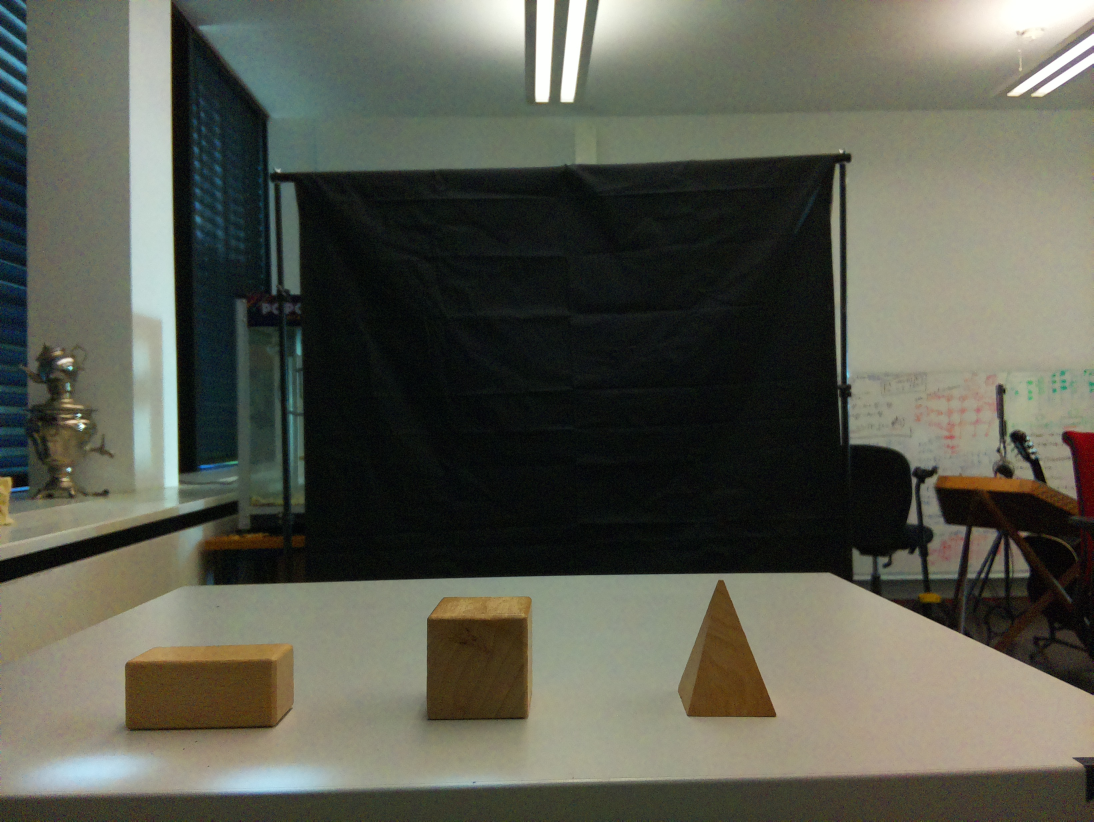
#> input picture test_photos/click_photos/34.jpg, 3280 x 2464 px, found by its file name (shown at 1/3 size)
$ python test_single_photo34.py
#> lines starting #> are read from the running program, lines starting #| are printed output that depends on the picture; after the words box and inside, x2 and y2 are one past the last pixel; in counts of white or black regions, pixels touching at a corner belong together
### src/opencv_pipeline.py
import cv2
import numpy as np


def find_table_mask(gray_img):

    h, w = gray_img.shape
    _, bright_mask = cv2.threshold(gray_img, 0, 255, cv2.THRESH_BINARY + cv2.THRESH_OTSU)

    kernel = cv2.getStructuringElement(cv2.MORPH_RECT, (15, 15))
    bright_mask = cv2.morphologyEx(bright_mask, cv2.MORPH_CLOSE, kernel)
    bright_mask = cv2.morphologyEx(bright_mask, cv2.MORPH_OPEN, kernel)

    contours, _ = cv2.findContours(bright_mask, cv2.RETR_EXTERNAL, cv2.CHAIN_APPROX_SIMPLE)
    if not contours:
        return None

    bottom_threshold = int(0.90 * h)
    touching_bottom = [c for c in contours if cv2.boundingRect(c)[1] + cv2.boundingRect(c)[3] >= bottom_threshold]
    if not touching_bottom:
        return None

    table_contour = max(touching_bottom, key=cv2.contourArea)
    hull = cv2.convexHull(table_contour)

    table_mask = np.zeros_like(gray_img)
    cv2.drawContours(table_mask, [hull], -1, 255, -1)

    erode_kernel = cv2.getStructuringElement(cv2.MORPH_RECT, (25, 25))
    table_mask = cv2.erode(table_mask, erode_kernel)

    top_limit = int(0.5 * h)
    table_mask[:top_limit, :] = 0

    return table_mask


def detect_and_classify(image_path, debug=False, debug_prefix="outputs/debug"):
#> called with image_path = 'test_photos/click_photos/34.jpg', debug = True, debug_prefix = 'outputs/debug34'
    img = cv2.imread(image_path)
#> img is the input picture: shape (2464, 3280, 3); mean B, G, R 80, 91.6, 90.4
    if img is None:
        raise FileNotFoundError(image_path)

    scale = 900 / img.shape[1]
#> scale = 0.274
    img = cv2.resize(img, (900, int(img.shape[0] * scale)))
#> img: shape (676, 900, 3)

    top_crop = int(0.16 * img.shape[0])
#> top_crop = 108
    left_crop = int(0.17 * img.shape[1])
#> left_crop = 153
    img = img[top_crop:, left_crop:]
#> img: shape (568, 747, 3)

    gray = cv2.cvtColor(img, cv2.COLOR_BGR2GRAY)

    table_mask = find_table_mask(gray)
#> in find_table_mask, `_, bright_mask = cv2.threshold(gray_img, 0, 255, cv2.THRESH_BINARY + c..`:
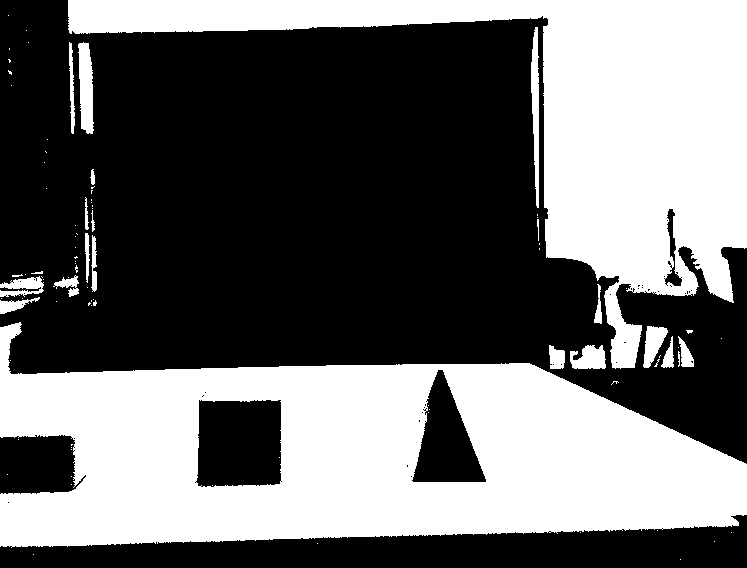
#> bright_mask: shape (568, 747); 42% white; 92 white regions (70 under 20 px), largest, box (x1, y1, x2, y2) and area: (0, 322, 747, 548) 101270, (68, 0, 747, 369) 70453, (78, 42, 94, 134) 1105
#> in find_table_mask, `bright_mask = cv2.morphologyEx(bright_mask, cv2.MORPH_CLOSE, kernel)`: bright_mask: shape (568, 747); 44.1% white; 12 white regions (10 under 20 px), largest, box (x1, y1, x2, y2) and area: (0, 0, 747, 555) 186847, (8, 48, 12, 86) 67
#> in find_table_mask, `bright_mask = cv2.morphologyEx(bright_mask, cv2.MORPH_OPEN, kernel)`:
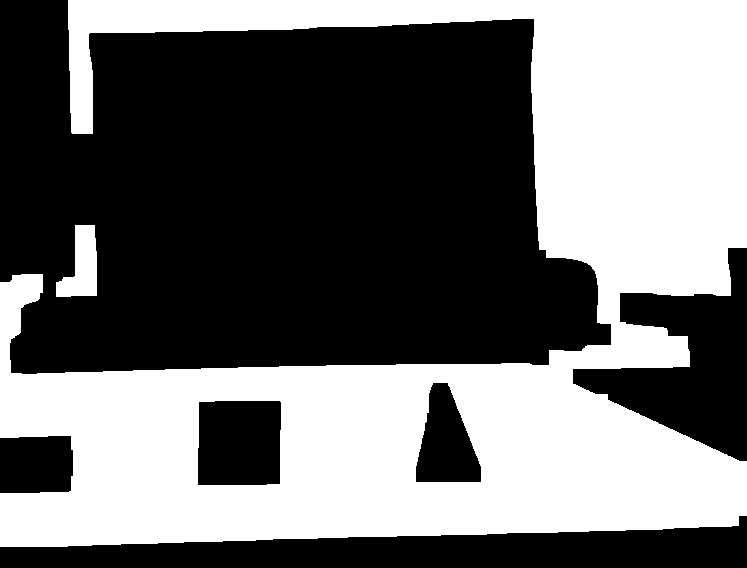
#> bright_mask: shape (568, 747); 43.8% white; 2 white regions
#> in find_table_mask, `contours, _ = cv2.findContours(bright_mask, cv2.RETR_EXTERNAL, cv2.CHA..`: contours = 2 contours; box (x1, y1, x2, y2) and area: (0, 0, 747, 547) 192794, (56, 225, 97, 297) 1763
#> in find_table_mask, `touching_bottom = [c for c in contours if cv2.boundingRect(c)[1] + cv2..`: touching_bottom = 1 contour; box (x1, y1, x2, y2) and area: (0, 0, 747, 547) 192794
#> in find_table_mask, `table_contour = max(touching_bottom, key=cv2.contourArea)`: table_contour = contour of 455 points, box (x1, y1, x2, y2) (0, 0, 747, 547), area 192794
#> in find_table_mask, `hull = cv2.convexHull(table_contour)`: hull = contour of 9 points, box (x1, y1, x2, y2) (0, 0, 747, 547), area 391042
#> in find_table_mask, `cv2.drawContours(table_mask, [hull], -1, 255, -1)`: table_mask: shape (568, 747); 92.5% white; 2 black regions, box (x1, y1, x2, y2) and area: (0, 516, 747, 568) 22387, (0, 0, 68, 280) 9622
#> in find_table_mask, `table_mask = cv2.erode(table_mask, erode_kernel)`:
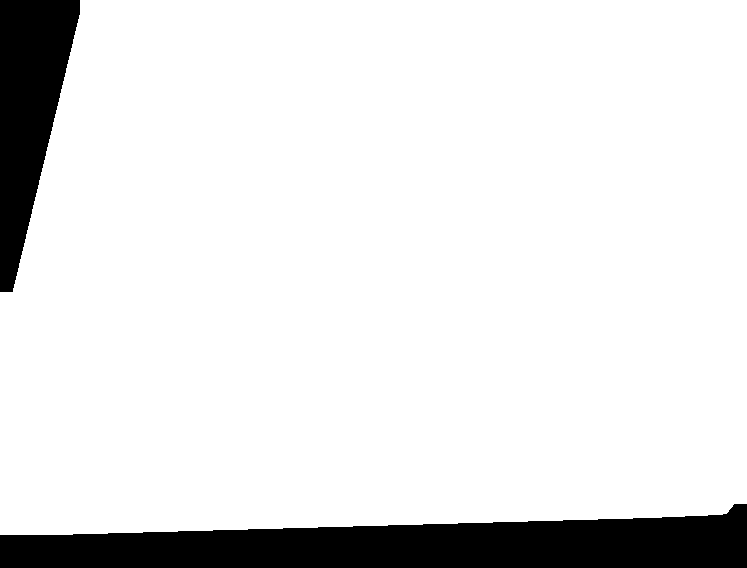
#> table_mask: shape (568, 747); 89.2% white; 2 black regions, box (x1, y1, x2, y2) and area: (0, 504, 747, 568) 31723, (0, 0, 80, 292) 13942
#> in find_table_mask, `table_mask[:top_limit, :] = 0`:
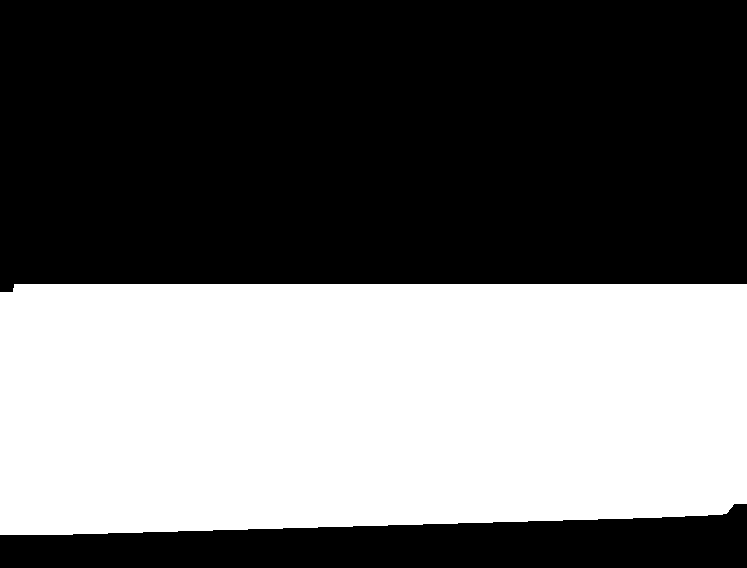
#> table_mask: shape (568, 747); 42.5% white; 1 white region, box (x1, y1, x2, y2) and area: (0, 284, 747, 535) 180317
    if table_mask is None:
        raise RuntimeError(f"Could not find table region in {image_path}")

    blurred = cv2.GaussianBlur(gray, (5, 5), 0)
    edges = cv2.Canny(blurred, 40, 120)
#> edges: shape (568, 747); 2% white in thin lines or dots
    edges = cv2.bitwise_and(edges, edges, mask=table_mask)
#> edges: shape (568, 747); 0.95% white in thin lines or dots, all inside (x1, y1, x2, y2) = (0, 284, 747, 494)

    boundary = cv2.Canny(table_mask, 50, 150)
#> boundary: shape (568, 747); 0.35% white in thin lines or dots, all inside (x1, y1, x2, y2) = (0, 283, 747, 535)
    boundary = cv2.dilate(boundary, np.ones((15, 15), np.uint8))
#> boundary: shape (568, 747); 5.4% white; 2 white regions, box (x1, y1, x2, y2) and area: (0, 496, 747, 542) 11646, (0, 276, 747, 299) 11322
    edges[boundary > 0] = 0
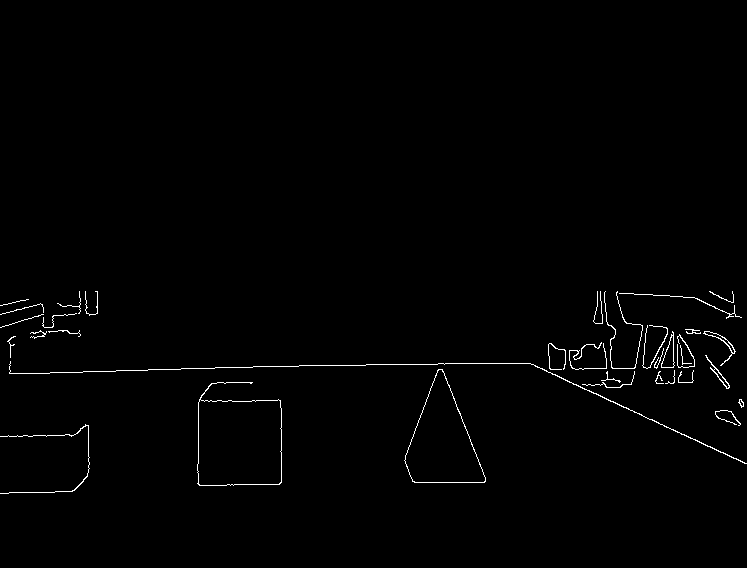
#> edges: shape (568, 747); 0.91% white in thin lines or dots, all inside (x1, y1, x2, y2) = (0, 291, 747, 494)

    kernel = cv2.getStructuringElement(cv2.MORPH_RECT, (5, 5))
    closed = cv2.morphologyEx(edges, cv2.MORPH_CLOSE, kernel)
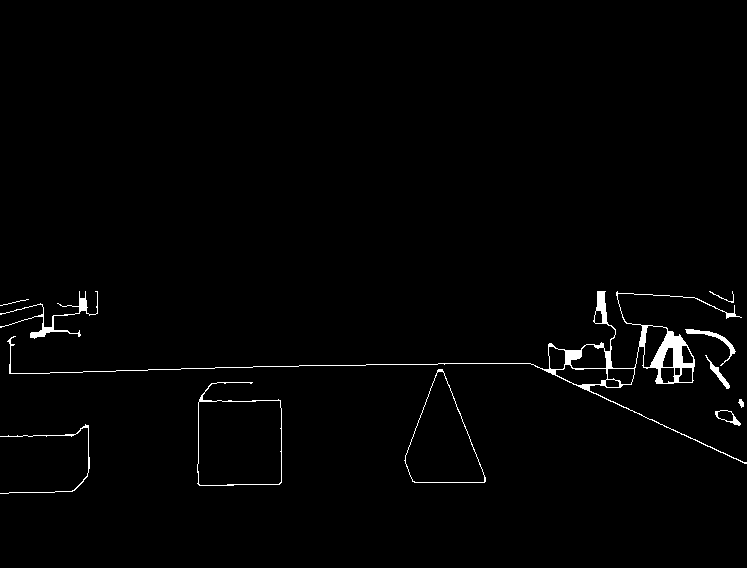
#> closed: shape (568, 747); 1.3% white; 11 white regions

    contours, _ = cv2.findContours(closed, cv2.RETR_EXTERNAL, cv2.CHAIN_APPROX_SIMPLE)
#> contours = 11 contours, 2 with area under 20; largest, box (x1, y1, x2, y2) and area: (197, 382, 282, 486) 7000, (7, 291, 747, 464) 5362, (404, 369, 486, 483) 5206, (0, 291, 98, 339) 279, (685, 329, 736, 366) 198

    detections = []
    output = img.copy()

    for c in contours:
        area = cv2.contourArea(c)
        if area < 800 or area > 0.5 * img.shape[0] * img.shape[1]:
            continue

        peri = cv2.arcLength(c, True)
        approx = cv2.approxPolyDP(c, 0.03 * peri, True)
        vertices = len(approx)

        if vertices == 3:
            shape = "triangle"
        elif vertices == 4:
            shape = "rectangle"
        else:
            shape = "other"

        x, y, w, h = cv2.boundingRect(c)
        detections.append({"shape": shape, "area": area, "bbox": (x, y, w, h)})
        cv2.drawContours(output, [c], -1, (0, 0, 255), 2)
        cv2.putText(output, shape, (x, y - 5), cv2.FONT_HERSHEY_SIMPLEX,
                    0.5, (0, 0, 255), 1)
#> this loop made 11 passes
#> (area, peri, approx, vertices, shape, x, y, w) on passes 5, 10: (5206.5, 337, [[438, 369], [409, 474], [484, 482]], 3, 'triangle', 404, 369, 82), (5362, 2632.7, [[746, 463], [589, 390], [694, 297], [7, 341]], 4, 'rectangle', 7, 291, 740)
#> (area, peri, vertices, shape, x, y, w, h) on pass 4: (6999.5, 460.5, 6, 'other', 197, 382, 85, 104)
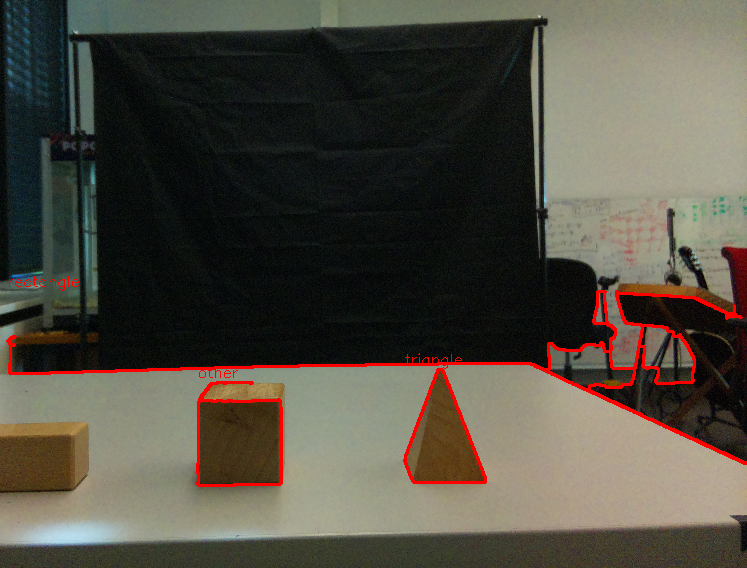
#> output: shape (568, 747, 3); mean B, G, R 65.2, 76, 80.6
#> after the loop, detections = 3 items

    if debug:
        cv2.imwrite(f"{debug_prefix}_gray.jpg", gray)
        cv2.imwrite(f"{debug_prefix}_table_mask.jpg", table_mask)
        cv2.imwrite(f"{debug_prefix}_edges.jpg", edges)
        cv2.imwrite(f"{debug_prefix}_closed.jpg", closed)
        cv2.imwrite(f"{debug_prefix}_output.jpg", output)

    return detections

### src/test_single_photo34.py
from opencv_pipeline import detect_and_classify

detections = detect_and_classify(
    "test_photos/click_photos/34.jpg",
    debug=True,
    debug_prefix="outputs/debug34"
)
#> detections = 3 items
print(f"{len(detections)} detected")
#| 3 detected
for d in detections:
    print(d)
#> this loop made 3 passes
#| {'shape': 'other', 'area': 6999.5, 'bbox': (197, 382, 85, 104)}
#| {'shape': 'triangle', 'area': 5206.5, 'bbox': (404, 369, 82, 114)}
#| {'shape': 'rectangle', 'area': 5362.0, 'bbox': (7, 291, 740, 173)}

$ run again, with test_photos/click_photos/1.jpg copied over test_photos/click_photos/34.jpg
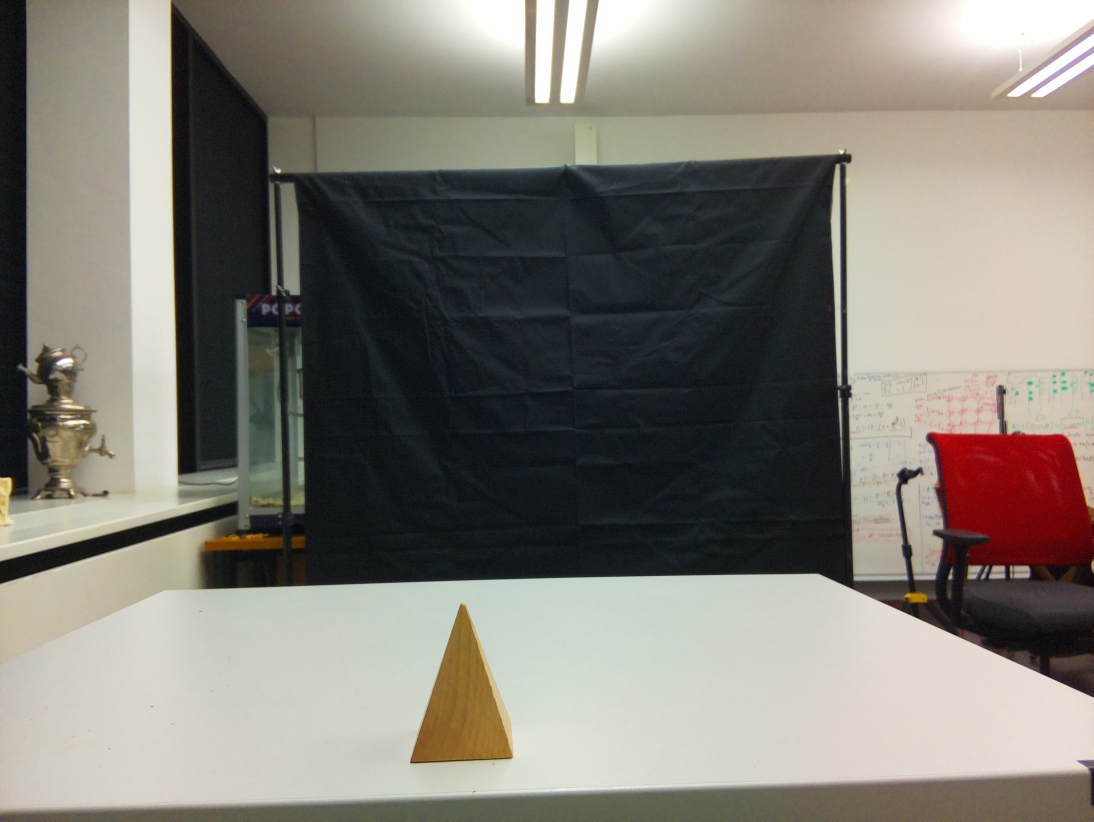
#> input picture test_photos/click_photos/1.jpg, 3280 x 2464 px, found by its file name (shown at 1/3 size)
#> in detect_and_classify, img is the input picture: shape (2464, 3280, 3); mean B, G, R 117.4, 125.6, 129.4
#> in find_table_mask, `bright_mask = cv2.morphologyEx(bright_mask, cv2.MORPH_OPEN, kernel)`:
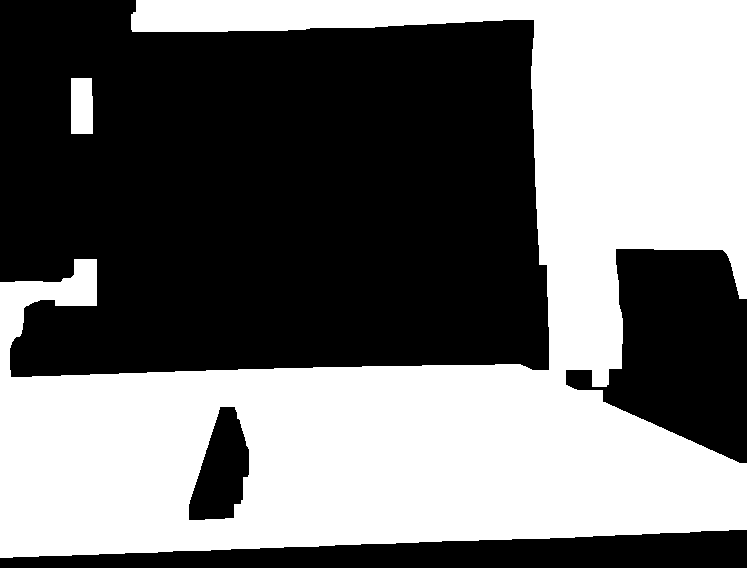
#> bright_mask: shape (568, 747); 46% white; 2 white regions
#> in find_table_mask, `contours, _ = cv2.findContours(bright_mask, cv2.RETR_EXTERNAL, cv2.CHA..`: contours = 2 contours; box (x1, y1, x2, y2) and area: (0, 0, 747, 558) 196396, (71, 78, 93, 134) 1138
#> touching_bottom = 1 contour; box (x1, y1, x2, y2) and area: (0, 0, 747, 558) 196396
#> table_contour = contour of 411 points, box (x1, y1, x2, y2) (0, 0, 747, 558), area 196396
#> hull = contour of 12 points, box (x1, y1, x2, y2) (0, 0, 747, 558), area 386698
#> closed: shape (568, 747); 0.88% white; 11 white regions (2 under 20 px)
#> in detect_and_classify, `contours, _ = cv2.findContours(closed, cv2.RETR_EXTERNAL, cv2.CHAIN_AP..`: contours = 11 contours, 5 with area under 20; largest, box (x1, y1, x2, y2) and area: (184, 388, 269, 521) 5865, (0, 291, 747, 466) 1344, (547, 291, 661, 388) 743, (643, 357, 696, 369) 534, (87, 333, 99, 344) 96, (626, 359, 632, 386) 94
#> the loop in detect_and_classify, `for c in contours:` made 11 passes
#> (area, peri, approx, vertices, shape, x, y, w) on passes 1, 10: (5865, 380.5, [[226, 388], [185, 520], [268, 516]], 3, 'triangle', 184, 388, 85), (1344.5, 2521, [[0, 314], [746, 465]], 2, 'other', 0, 291, 747)
#> after the loop in detect_and_classify, `for c in contours:`:
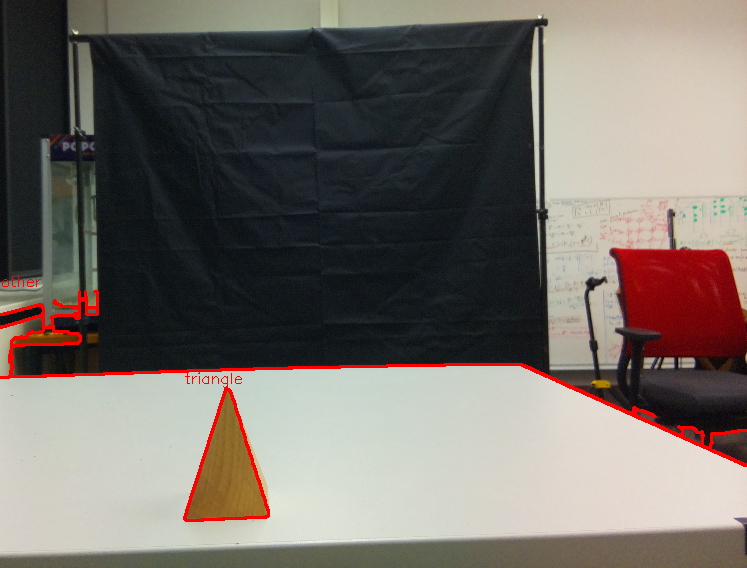
#> output: shape (568, 747, 3); mean B, G, R 103.9, 109.9, 116.6
#> after the loop in detect_and_classify, `for c in contours:`: detections = 2 items
#| 2 detected
#> the loop `for d in detections:` made 2 passes
#| {'shape': 'triangle', 'area': 5865.0, 'bbox': (184, 388, 85, 133)}
#| {'shape': 'other', 'area': 1344.5, 'bbox': (0, 291, 747, 175)}
